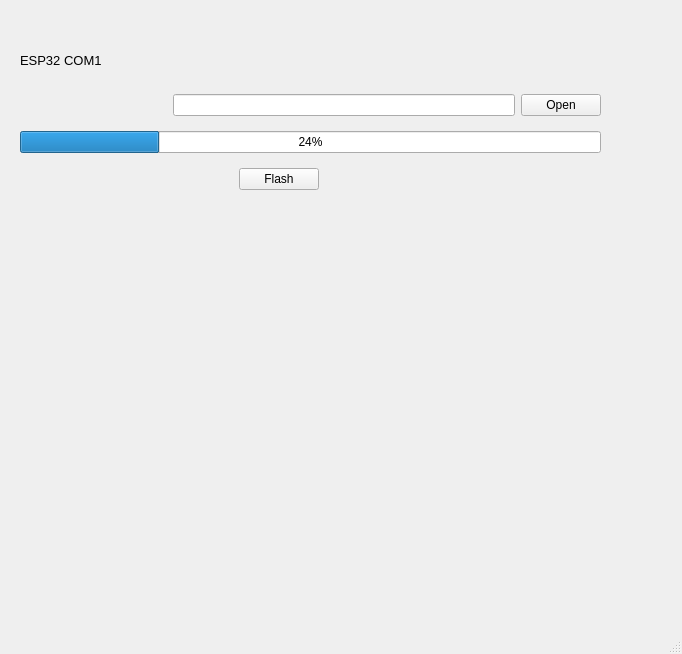
<?xml version="1.0" encoding="UTF-8"?>
<ui version="4.0">
 <class>MainWindow</class>
 <widget class="QMainWindow" name="MainWindow">
  <property name="geometry">
   <rect>
    <x>0</x>
    <y>0</y>
    <width>682</width>
    <height>654</height>
   </rect>
  </property>
  <property name="windowTitle">
   <string>MainWindow</string>
  </property>
  <widget class="QWidget" name="centralwidget">
   <widget class="QWidget" name="">
    <property name="geometry">
     <rect>
      <x>20</x>
      <y>40</y>
      <width>581</width>
      <height>159</height>
     </rect>
    </property>
    <layout class="QGridLayout" name="gridLayout">
     <item row="5" column="1">
      <spacer name="verticalSpacer_6">
       <property name="orientation">
        <enum>Qt::Vertical</enum>
       </property>
       <property name="sizeHint" stdset="0">
        <size>
         <width>20</width>
         <height>40</height>
        </size>
       </property>
      </spacer>
     </item>
     <item row="5" column="2">
      <spacer name="verticalSpacer">
       <property name="orientation">
        <enum>Qt::Vertical</enum>
       </property>
       <property name="sizeHint" stdset="0">
        <size>
         <width>20</width>
         <height>40</height>
        </size>
       </property>
      </spacer>
     </item>
     <item row="5" column="6">
      <spacer name="verticalSpacer_7">
       <property name="orientation">
        <enum>Qt::Vertical</enum>
       </property>
       <property name="sizeHint" stdset="0">
        <size>
         <width>20</width>
         <height>40</height>
        </size>
       </property>
      </spacer>
     </item>
     <item row="1" column="1">
      <spacer name="verticalSpacer_5">
       <property name="orientation">
        <enum>Qt::Vertical</enum>
       </property>
       <property name="sizeHint" stdset="0">
        <size>
         <width>20</width>
         <height>40</height>
        </size>
       </property>
      </spacer>
     </item>
     <item row="1" column="7">
      <widget class="QPushButton" name="buttonOpenPath_1">
       <property name="sizePolicy">
        <sizepolicy hsizetype="Fixed" vsizetype="Fixed">
         <horstretch>0</horstretch>
         <verstretch>0</verstretch>
        </sizepolicy>
       </property>
       <property name="text">
        <string>Open</string>
       </property>
      </widget>
     </item>
     <item row="1" column="0">
      <spacer name="verticalSpacer_4">
       <property name="orientation">
        <enum>Qt::Vertical</enum>
       </property>
       <property name="sizeHint" stdset="0">
        <size>
         <width>20</width>
         <height>40</height>
        </size>
       </property>
      </spacer>
     </item>
     <item row="5" column="0">
      <spacer name="verticalSpacer_8">
       <property name="orientation">
        <enum>Qt::Vertical</enum>
       </property>
       <property name="sizeHint" stdset="0">
        <size>
         <width>20</width>
         <height>40</height>
        </size>
       </property>
      </spacer>
     </item>
     <item row="4" column="0" colspan="8">
      <widget class="QProgressBar" name="barProgress_1">
       <property name="value">
        <number>24</number>
       </property>
      </widget>
     </item>
     <item row="0" column="1">
      <spacer name="verticalSpacer_2">
       <property name="orientation">
        <enum>Qt::Vertical</enum>
       </property>
       <property name="sizeHint" stdset="0">
        <size>
         <width>20</width>
         <height>40</height>
        </size>
       </property>
      </spacer>
     </item>
     <item row="1" column="2" colspan="5">
      <widget class="QLineEdit" name="linePathForFile_1">
       <property name="enabled">
        <bool>true</bool>
       </property>
      </widget>
     </item>
     <item row="0" column="0">
      <widget class="QLabel" name="labelESPCom_1">
       <property name="font">
        <font>
         <family>Arial</family>
         <pointsize>10</pointsize>
         <weight>50</weight>
         <bold>false</bold>
        </font>
       </property>
       <property name="text">
        <string>ESP32 COM1</string>
       </property>
      </widget>
     </item>
     <item row="5" column="5">
      <spacer name="verticalSpacer_9">
       <property name="orientation">
        <enum>Qt::Vertical</enum>
       </property>
       <property name="sizeHint" stdset="0">
        <size>
         <width>20</width>
         <height>40</height>
        </size>
       </property>
      </spacer>
     </item>
     <item row="5" column="4">
      <spacer name="verticalSpacer_3">
       <property name="orientation">
        <enum>Qt::Vertical</enum>
       </property>
       <property name="sizeHint" stdset="0">
        <size>
         <width>20</width>
         <height>40</height>
        </size>
       </property>
      </spacer>
     </item>
     <item row="5" column="3">
      <widget class="QPushButton" name="buttonFlash_1">
       <property name="text">
        <string>Flash</string>
       </property>
      </widget>
     </item>
    </layout>
   </widget>
  </widget>
  <widget class="QMenuBar" name="menubar">
   <property name="geometry">
    <rect>
     <x>0</x>
     <y>0</y>
     <width>682</width>
     <height>25</height>
    </rect>
   </property>
  </widget>
  <widget class="QStatusBar" name="statusbar"/>
 </widget>
 <resources/>
 <connections/>
</ui>
